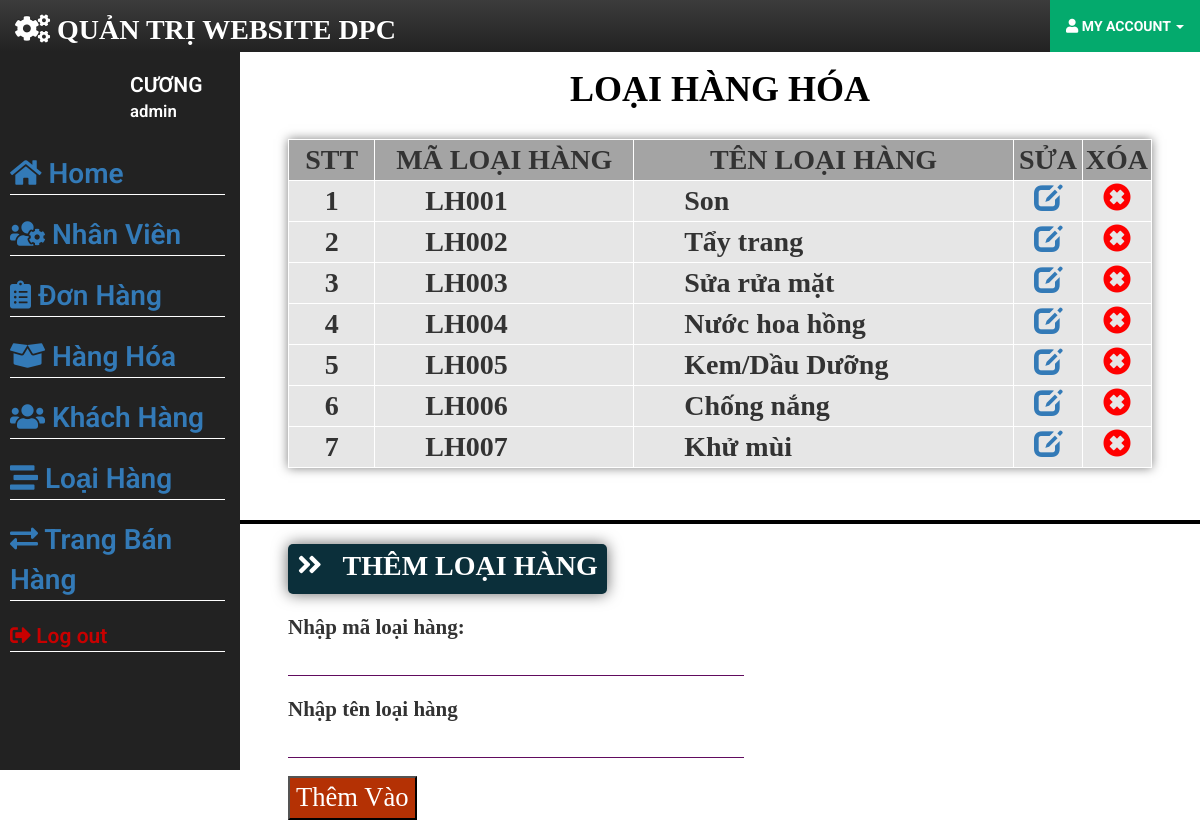
/admin/loai-hang.php (signed in), run on the app's committed database.
### tables this page shows
CREATE TABLE `nhanvien` (
  `msnv` char(6) NOT NULL,
  `hotennv` varchar(40) NOT NULL,
  `matkhau` char(40) NOT NULL,
  `chucvu` varchar(40) NOT NULL,
  `anhnv` text DEFAULT NULL,
  `diachi` varchar(200) NOT NULL,
  `sodienthoai` char(11) NOT NULL
);

CREATE TABLE `loaihanghoa` (
  `maloaihang` char(6) NOT NULL,
  `tenloaihang` varchar(40) NOT NULL
);

### admin/loai-hang.php (the view, shortened to what this page needs)
<?php
	$conn = mysqli_connect('localhost', 'root', '', 'dathang') or die ('Không thể kết nối tới database');
?>
<!DOCTYPE html>
<html lang="en">
<head>
	<link rel="stylesheet" href="https://stackpath.bootstrapcdn.com/bootstrap/3.4.1/css/bootstrap.min.css">
	<link rel="stylesheet" href="https://stackpath.bootstrapcdn.com/bootstrap/3.4.1/css/bootstrap-theme.min.css">
  	<link rel="stylesheet" href="https://cdnjs.cloudflare.com/ajax/libs/font-awesome/4.7.0/css/font-awesome.min.css">
  	<link rel="stylesheet" href="https://pro.fontawesome.com/releases/v5.10.0/css/all.css"/>
	<link rel="stylesheet" href="admin.css">
</head>
<body>
	<nav class="navbar navbar-inverse navbar-fixed-top">
		<div class="container-fluid">
			<div class="navbar-brand">
				<i class="fas fa-cogs"></i> <span>quản trị website DPC</span>
			</div>
			<div class="navbar-right">
				<div class="dropdown-admin">
				  <div class="dropbtn-admin">
				  	<i class="fas fa-user"></i> <span>my account</span> <span class="caret"></span>
				  </div>
<?php
	if(isset($_SESSION['loginAdmin']) || isset($_SESSION['loginNV'])){
		if(isset($_SESSION['loginAdmin'])){
			$msadmin = $_SESSION['loginAdmin'];
		} else if(isset($_SESSION['loginNV'])){
			$msadmin = $_SESSION['loginNV'];
		}
		$sql_ad = "select * from nhanvien where msnv = '$msadmin' ";
		$kq = mysqli_query($conn,$sql_ad);
		$row_ad = mysqli_fetch_assoc($kq);
		$name_ad = $row_ad['hotennv'];
		$arr_name = explode(" ",$name_ad);
		$chiso_arr = count($arr_name);
		$name = $arr_name[$chiso_arr -1];
	}
?>
				</div>
			</div>
		</div>
	</nav>
	<div class="container-fluid menu">
		<div class="avatar">
			<a href="my-account-nv.php?ms=<?=$row_ad['msnv']?>"><img src="<?=$row_ad['anhnv']?>" alt=""></a>
			<a class="name" href="my-account-nv.php?ms=<?=$row_ad['msnv']?>"><?php if(isset($_SESSION['loginAdmin']) || isset($_SESSION['loginNV'])){echo $name;}?> <br> <p style="font-size: 0.8em; text-transform: lowercase;"><?php if(isset($_SESSION['loginAdmin'])){echo $row_ad['msnv'];}?></p></a>
		</div>
		<ul class="list-menu">
			<li>
				<a href="admin.php"> <i class="fa fa-home"></i> Home</a>
			</li>
<?php
	if(isset($_SESSION['loginAdmin'])){
?>
			<li>
				<a href="nhan-vien.php"><i class="fas fa-users-cog"></i> Nhân Viên</a>
			</li>
<?php
	}
?>
			<li>
				<a href="dat-hang.php"><i class="fas fa-clipboard-list"></i> Đơn Hàng</a>
			</li>
			<li>
				<a href="hang-hoa.php"> <i class="fas fa-box-open"></i> Hàng Hóa</a>
			</li>
			<li>
				<a href="khach-hang.php"> <i class="fas fa-users"></i> Khách Hàng</a>
			</li>
			<li>
				<a href="loai-hang.php"> <i class="fas fa-stream"></i> Loại Hàng</a>
			</li>
			<li>
				<a href="../client/index.php"> <i class="fas fa-exchange-alt"></i> Trang Bán Hàng</a>
			</li>
			<li class="li-logout">
				<a href="admin.php?log-out-ad"> <i class="fas fa-sign-out-alt"></i> 	Log out</a>
			</li>
		</ul>
	</div>
	<div class="content">
		<div class="title-loaihanghoa">
			<h1>
				loại hàng hóa
			</h1>
		</div>
		<div class="hien-thi-loai-hang">
			<table class="table-loai-hang">
				<th class="stt-loai-hang">
					STT
				</th>
				<th>
					Mã loại hàng
				</th>
				<th>
					Tên loại hàng
				</th>
				<th class="edit-loai-hang">
					Sửa
				</th>
				<th class="icon-remove-loai-hang">
					Xóa
				</th>
<?php
	$sql_select = "select * from loaihanghoa";
	$resutl= mysqli_query($conn, $sql_select);
	$stt=1;
	while ($row=mysqli_fetch_assoc($resutl)) {?>
			<tr>
					<td class="stt-loai-hang">
						<?=$stt?>
					</td>
					<td class="th-ma-loai">
						<?=$row['maloaihang']?>
					</td>
					<td class="th-ten-loai">
						<?=$row['tenloaihang']?>
					</td>
					<td class="edit-loai-hang">
						<a href="?edit=<?=$row['maloaihang']?>"><i class="glyphicon glyphicon-edit"></i></a>
					</td>
					<td class="icon-remove-loai-hang">
						<a href="?delete=<?=$row['maloaihang']?>"><i class="glyphicon glyphicon-remove-sign"></i></a>
					</td>
				</tr>
<?php 	$stt++;
	} ?>
			</table>
		</div>
		<hr class="hr-loai-hang">
<?php
	if(!isset($_GET['edit'])){
?>
		<div class="add-loai-hang">
			<div class="title-add-loai-hang">
				<h3 class="h3-them-loai-hang"><i class="fas fa-angle-double-right"></i>&ensp; Thêm loại hàng</h3>
			</div>
			<h3 class="mess-loai-hang" style="color: red; float: right; margin-right: 2%; width: 35%; text-transform: capitalize;">
			</h3>
			<form class="form-add-loai-hang" action="loai-hang.php" method="post">
				<div class="add-ma-loai">
					<p>Nhập mã loại hàng: </p>
					<input type="text" name="ma-loai" required="">
				</div>
				<div class="add-ten-loai">
					<p>Nhập tên loại hàng</p>
					<input type="text" name="ten-loai" required="">
				</div>
				<button class="btn-add-loai-hang" name="add">Thêm Vào</button>
			</form>
		</div>
<?php
	}
?>
	</div>
</body>
</html>

### admin/admin.css (style rules this page uses)
body { font-family: 'Roboto', sans-serif; }
.navbar-inverse { border-bottom: none; }
.navbar-inverse .navbar-brand { font-family: all; font-size: 2em; text-transform: uppercase; font-weight: 700; color: white; cursor: default; }
.dropbtn-admin { background-color: #04AA6D; font-weight: bold; color: white; padding: 16px; text-transform: uppercase; border: none; }
.dropdown-admin { position: relative; display: inline-block; cursor: default; }
.menu { height: 90vh; background-color: #222; width: 20%; float: left; color: white; margin-top: 50px; overflow: scroll; position: fixed; float: left; }
.avatar { margin-top: 20px; display: flex; }
.avatar a { margin-left: 10px; width: 50%; }
.avatar .name { color: white; font-size: 1.5em; text-transform: uppercase; text-decoration: none; font-weight: 600; }
.list-menu { list-style-type: none; }
.list-menu li { margin-top: 20px; border-bottom: 1px solid white; margin-left: -45px; }
.list-menu li a { font-size: 2em; text-decoration: none; font-weight: 600; }
.list-menu .li-logout a { color: #C80000; font-size: 1.5em; }
.content { width: 80%; float: right; margin-top: 50px; }
.title-loaihanghoa { text-align: center; }
.title-loaihanghoa h1 { font-family: all; color: black; font-weight: 600; text-transform: uppercase ; }
.hien-thi-loai-hang { height: 50vh; overflow-y: scroll; }
.table-loai-hang { font-size: 2em; font-family: all; margin: 2% 5% 0% 5%; box-shadow: 0 0 10px rgba(0,0,0,0.5); width: 90%; }
.table-loai-hang th, .table-loai-hang td, .table-loai-hang tr { border: 1px solid white; font-weight: bold; }
.table-loai-hang .stt-loai-hang { width: 10%; text-align: center; }
.table-loai-hang th { text-align: center; background-color: #A4A4A4; }
.table-loai-hang tr td { background-color: #E6E6E6; }
.table-loai-hang .th-ma-loai { width: 30%; padding-left: 50px; }
.table-loai-hang .th-ten-loai { padding-left: 50px; }
.table-loai-hang th { font-weight: bold; text-transform: uppercase; }
.table-loai-hang .edit-loai-hang { width: 8%; text-align: center; }
.table-loai-hang .icon-remove-loai-hang { text-align: center; width: 8%; }
.table-loai-hang tr a .glyphicon-remove-sign { color: red; }
.hr-loai-hang { margin-top: 0; border: 2px solid black; }
.add-loai-hang { margin-left: 5%; font-family: all; }
.title-add-loai-hang { border-radius: 5px; background-color: #0B2F3A; height: 50px; box-shadow: 0 0 15px rgba(0,0,0,0.6); width: 35%; text-align: center; }
.add-loai-hang h3 { font-weight:bold; text-transform: uppercase; font-size: 2em; padding-top: 7px; color: white; }
.form-add-loai-hang { margin-top: 2%; }
.form-add-loai-hang p { margin-top: 2%; }
.form-add-loai-hang .add-ma-loai p { font-size: 1.5em; font-weight: bold; }
.form-add-loai-hang .add-ma-loai input, .add-ten-loai input { border: none; outline: none; border-bottom: 1px solid #610B5E; width: 50%; font-size: 1.5em; margin-top: -1%; font-weight: bold; }
.form-add-loai-hang .add-ten-loai p { font-size: 1.5em; font-weight: bold; }
.btn-add-loai-hang { font-size: 1.9em; background-color: #B43104; color: white; margin-top: 2%; margin-bottom: 2%; }

### data on the page
nhanvien: hotennv "CƯƠNG", msnv "admin"
loaihanghoa: maloaihang "LH001", tenloaihang "Son"
loaihanghoa: maloaihang "LH002", tenloaihang "Tẩy trang"
loaihanghoa: maloaihang "LH003", tenloaihang "Sửa rửa mặt"
loaihanghoa: maloaihang "LH004", tenloaihang "Nước hoa hồng"
loaihanghoa: maloaihang "LH005", tenloaihang "Kem/Dầu Dưỡng"
loaihanghoa: maloaihang "LH006", tenloaihang "Chống nắng"
loaihanghoa: maloaihang "LH007", tenloaihang "Khử mùi"
